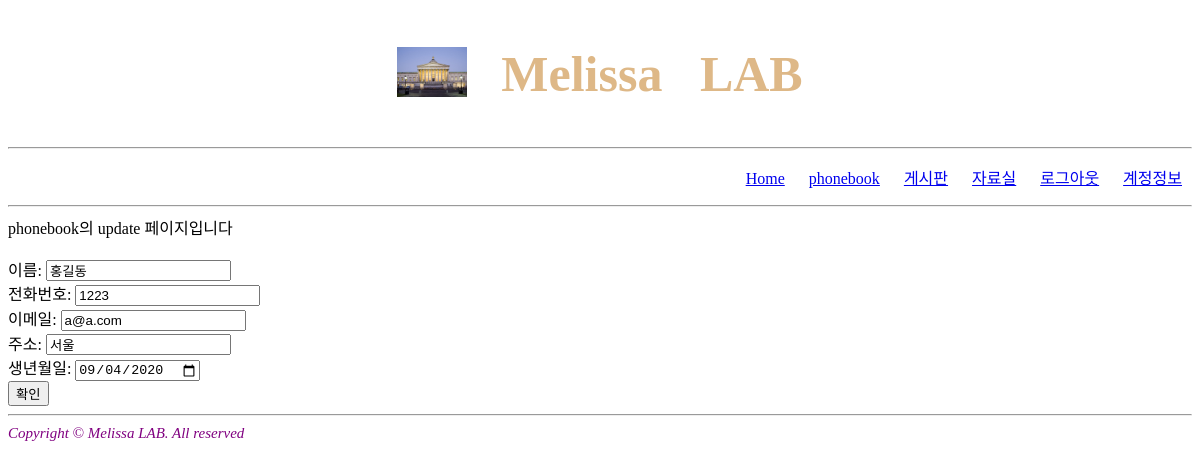
The app's page /phonebook/update/6/ (signed in) with its own data.
### phonebook/models.py (models this page shows)
class PhoneBook(models.Model):
    이름 = models.CharField(max_length=50, null=False)
    전화번호 = models.CharField(max_length=20)
    이메일 = models.EmailField()
    주소 = models.CharField(max_length=100)
    생년월일 = models.DateField()
    작성자 = models.CharField(max_length=200, null=False)

### phonebook/views.py (the view)
# urls.py: re_path(r'^update/([0-9]+)/', views.update, name="update"),
def update(request, updateId):
    table = PhoneBook.objects.get(id=updateId)
    context = {"phonebook":table}
    if request.user.is_active == False:
        return redirect('login')
    if request.method == 'POST':
        table.이름 = request.POST.get('name')
        table.전화번호 = request.POST.get('phNum')
        table.이메일 = request.POST.get('email')
        table.주소 = request.POST.get('addr')
        table.생년월일 = request.POST.get('bir')
        table.save()
        return redirect('PB:index')
    else:
        print("table.작성자: ", type(table.작성자))
        if table.작성자 == request.user.username:
            return render(request, "PBook/update.html", context)
        else:
            return redirect("PB:index")

### templates/PBook/update.html (shortened to what this page needs)
<!DOCTYPE html>
<html>
    <head>
    </head>
    <body>
        {% extends 'form.html' %}
        {% block center %}
        phonebook의 update 페이지입니다
        <br><br>
        <form method="post">{% csrf_token %}
            이름: <input type="text" value="{{phonebook.이름}}"name="name"><br>
            전화번호: <input type="text" value ="{{phonebook.전화번호}}" name="phNum"><br>
            이메일: <input type="email" value="{{phonebook.이메일}}" name="email"><br>
            주소: <input type="text" value="{{phonebook.주소}}" name="addr"><br>
            생년월일: <input type="date" value="{{phonebook.생년월일 | date:'Y-m-d'}}" name="bir"><br>
            <input type="submit" value="확인">
        </form>
        {% endblock %}

### records on screen
PhoneBook: name "홍길동", phNum "1223", email "a@a.com", addr "서울", bir "09/04/2020"
